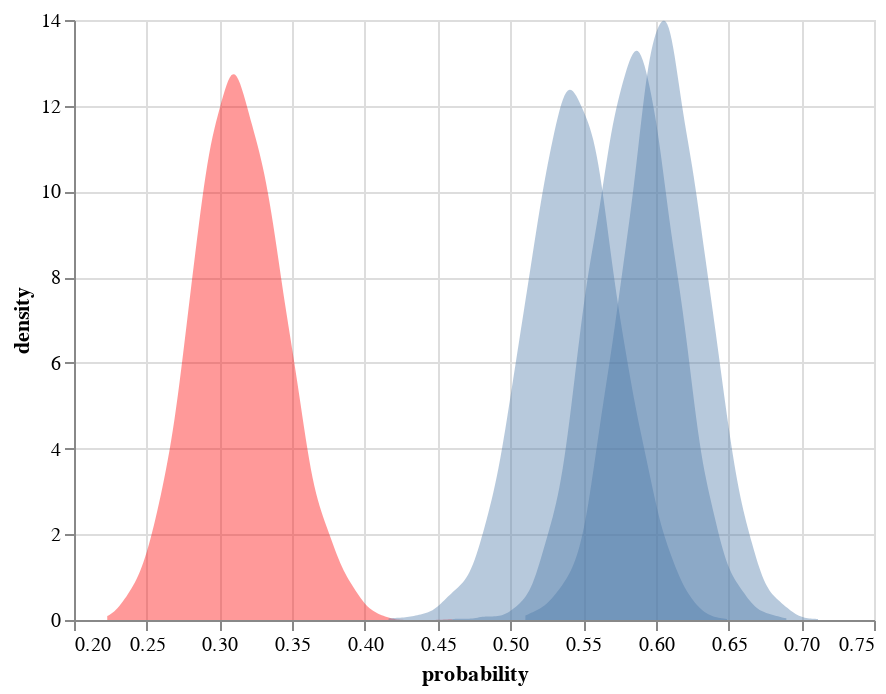

The cell this chart's notebook holds for it:
### Code cell
direct_effect = pd.DataFrame({
    "1" : kid1['posterior_predictive']['lkl'].mean(dim=['lkl_dim_2']).to_numpy().ravel(),
    "2" : kid2['posterior_predictive']['lkl'].mean(dim=['lkl_dim_2']).to_numpy().ravel(),
    "3" : kid3['posterior_predictive']['lkl'].mean(dim=['lkl_dim_2']).to_numpy().ravel(),
    "4" : kid4['posterior_predictive']['lkl'].mean(dim=['lkl_dim_2']).to_numpy().ravel()
})

alt.Chart(direct_effect).transform_density(
    '1',
    as_=['probability', 'density'],
).mark_area(opacity=0.4, color='red').encode(
    x="probability:Q",
    y='density:Q',
) + alt.Chart(direct_effect).transform_density(
    '2',
    as_=['probability', 'density'],
).mark_area(opacity=0.4).encode(
    x="probability:Q",
    y='density:Q',
) + alt.Chart(direct_effect).transform_density(
    '3',
    as_=['probability', 'density'],
).mark_area(opacity=0.4).encode(
    x="probability:Q",
    y='density:Q',
) + alt.Chart(direct_effect).transform_density(
    '4',
    as_=['probability', 'density'],
).mark_area(opacity=0.4).encode(
    x="probability:Q",
    y='density:Q',
)

### Figure 1 — Vega-Lite specification as saved in the notebook (floating-point values rounded to 4 significant figures; data arrays with more than 128 entries replaced by an {"elided": "..."} marker saying what was removed)
{"config": {"view": {"continuousWidth": 400, "continuousHeight": 300}}, "layer": [{"mark": {"type": "area", "color": "red", "opacity": 0.4}, "encoding": {"x": {"field": "probability", "type": "quantitative"}, "y": {"field": "density", "type": "quantitative"}}, "transform": [{"density": "1", "as": ["probability", "density"]}]}, {"mark": {"type": "area", "opacity": 0.4}, "encoding": {"x": {"field": "probability", "type": "quantitative"}, "y": {"field": "density", "type": "quantitative"}}, "transform": [{"density": "2", "as": ["probability", "density"]}]}, {"mark": {"type": "area", "opacity": 0.4}, "encoding": {"x": {"field": "probability", "type": "quantitative"}, "y": {"field": "density", "type": "quantitative"}}, "transform": [{"density": "3", "as": ["probability", "density"]}]}, {"mark": {"type": "area", "opacity": 0.4}, "encoding": {"x": {"field": "probability", "type": "quantitative"}, "y": {"field": "density", "type": "quantitative"}}, "transform": [{"density": "4", "as": ["probability", "density"]}]}], "data": {"name": "data-c9f834747f318a0a9137f821a225540d"}, "$schema": "https://vega.github.io/schema/vega-lite/v4.17.0.json", "datasets": {"data-c9f834747f318a0a9137f821a225540d": {"elided": "4000 records"}}}
